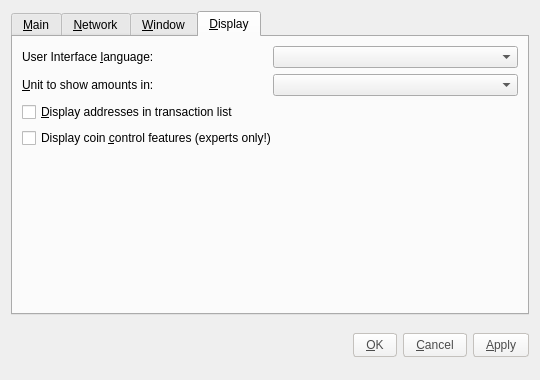
<?xml version="1.0" encoding="UTF-8"?>
<ui version="4.0">
 <class>OptionsDialog</class>
 <widget class="QDialog" name="OptionsDialog">
  <property name="geometry">
   <rect>
    <x>0</x>
    <y>0</y>
    <width>540</width>
    <height>380</height>
   </rect>
  </property>
  <property name="windowTitle">
   <string>Options</string>
  </property>
  <property name="modal">
   <bool>true</bool>
  </property>
  <layout class="QVBoxLayout" name="verticalLayout">
   <item>
    <widget class="QTabWidget" name="tabWidget">
     <property name="tabPosition">
      <enum>QTabWidget::North</enum>
     </property>
     <property name="currentIndex">
      <number>3</number>
     </property>
     <widget class="QWidget" name="tabMain">
      <attribute name="title">
       <string>&amp;Main</string>
      </attribute>
      <layout class="QVBoxLayout" name="verticalLayout_Main">
       <item>
        <widget class="QLabel" name="transactionFeeInfoLabel">
         <property name="text">
          <string>Optional transaction fee per kB that helps make sure your transactions are processed quickly. Most transactions are 1 kB. Fee 0.01 recommended.</string>
         </property>
         <property name="textFormat">
          <enum>Qt::PlainText</enum>
         </property>
         <property name="wordWrap">
          <bool>true</bool>
         </property>
        </widget>
       </item>
       <item>
        <layout class="QHBoxLayout" name="horizontalLayoutFee">
         <item>
          <widget class="QLabel" name="transactionFeeLabel">
           <property name="text">
            <string>Pay transaction &amp;fee</string>
           </property>
           <property name="textFormat">
            <enum>Qt::PlainText</enum>
           </property>
           <property name="buddy">
            <cstring>transactionFee</cstring>
           </property>
          </widget>
         </item>
         <item>
          <widget class="BitcoinAmountField" name="transactionFee">
           <property name="styleSheet">
            <string notr="true"/>
           </property>
          </widget>
         </item>
         <item>
          <spacer name="horizontalSpacerFee">
           <property name="orientation">
            <enum>Qt::Horizontal</enum>
           </property>
           <property name="sizeHint" stdset="0">
            <size>
             <width>40</width>
             <height>20</height>
            </size>
           </property>
          </spacer>
         </item>
        </layout>
       </item>
       <item>
        <widget class="QLabel" name="reserveBalanceInfoLabel">
         <property name="text">
          <string>Reserved amount does not participate in staking and is therefore spendable at any time.</string>
         </property>
         <property name="textFormat">
          <enum>Qt::PlainText</enum>
         </property>
         <property name="wordWrap">
          <bool>true</bool>
         </property>
        </widget>
       </item>
       <item>
        <layout class="QHBoxLayout" name="horizontalLayoutReserveBalance">
         <item>
          <widget class="QLabel" name="reserveBalanceLabel">
           <property name="text">
            <string>Reserve</string>
           </property>
           <property name="textFormat">
            <enum>Qt::PlainText</enum>
           </property>
           <property name="buddy">
            <cstring>reserveBalance</cstring>
           </property>
          </widget>
         </item>
         <item>
          <widget class="BitcoinAmountField" name="reserveBalance">
           <property name="styleSheet">
            <string notr="true"/>
           </property>
          </widget>
         </item>
         <item>
          <spacer name="horizontalSpacerReserveBalance">
           <property name="orientation">
            <enum>Qt::Horizontal</enum>
           </property>
           <property name="sizeHint" stdset="0">
            <size>
             <width>40</width>
             <height>20</height>
            </size>
           </property>
          </spacer>
         </item>
        </layout>
       </item>
       <item>
        <widget class="QCheckBox" name="bitcoinAtStartup">
         <property name="toolTip">
          <string>Automatically start NavajoCoin after logging in to the system.</string>
         </property>
         <property name="text">
          <string>&amp;Start NavajoCoin on system login</string>
         </property>
        </widget>
       </item>
       <item>
        <widget class="QCheckBox" name="detachDatabases">
         <property name="toolTip">
          <string>Detach block and address databases at shutdown. This means they can be moved to another data directory, but it slows down shutdown. The wallet is always detached.</string>
         </property>
         <property name="text">
          <string>&amp;Detach databases at shutdown</string>
         </property>
        </widget>
       </item>
       <item>
        <spacer name="verticalSpacer_Main">
         <property name="orientation">
          <enum>Qt::Vertical</enum>
         </property>
         <property name="sizeHint" stdset="0">
          <size>
           <width>20</width>
           <height>40</height>
          </size>
         </property>
        </spacer>
       </item>
      </layout>
     </widget>
     <widget class="QWidget" name="tabNetwork">
      <attribute name="title">
       <string>&amp;Network</string>
      </attribute>
      <layout class="QVBoxLayout" name="verticalLayout_Network">
       <item>
        <widget class="QCheckBox" name="mapPortUpnp">
         <property name="toolTip">
          <string>Automatically open the NavajoCoin client port on the router. This only works when your router supports UPnP and it is enabled.</string>
         </property>
         <property name="text">
          <string>Map port using &amp;UPnP</string>
         </property>
        </widget>
       </item>
       <item>
        <widget class="QCheckBox" name="connectSocks">
         <property name="toolTip">
          <string>Connect to the NavajoCoin network through a SOCKS proxy (e.g. when connecting through Tor).</string>
         </property>
         <property name="text">
          <string>&amp;Connect through SOCKS proxy:</string>
         </property>
        </widget>
       </item>
       <item>
        <layout class="QHBoxLayout" name="horizontalLayout_Network">
         <item>
          <widget class="QLabel" name="proxyIpLabel">
           <property name="text">
            <string>Proxy &amp;IP:</string>
           </property>
           <property name="textFormat">
            <enum>Qt::PlainText</enum>
           </property>
           <property name="buddy">
            <cstring>proxyIp</cstring>
           </property>
          </widget>
         </item>
         <item>
          <widget class="QValidatedLineEdit" name="proxyIp">
           <property name="maximumSize">
            <size>
             <width>140</width>
             <height>16777215</height>
            </size>
           </property>
           <property name="toolTip">
            <string>IP address of the proxy (e.g. 127.0.0.1)</string>
           </property>
           <property name="styleSheet">
            <string notr="true">background-color: rgb(255,255,255);
border-radius:3px;
border: 1px solid #C4C1BD;
color: #4C4C4C;
padding: 4px;
margin: 0px 6px 0px 0px;</string>
           </property>
          </widget>
         </item>
         <item>
          <widget class="QLabel" name="proxyPortLabel">
           <property name="text">
            <string>&amp;Port:</string>
           </property>
           <property name="textFormat">
            <enum>Qt::PlainText</enum>
           </property>
           <property name="buddy">
            <cstring>proxyPort</cstring>
           </property>
          </widget>
         </item>
         <item>
          <widget class="QLineEdit" name="proxyPort">
           <property name="maximumSize">
            <size>
             <width>55</width>
             <height>16777215</height>
            </size>
           </property>
           <property name="toolTip">
            <string>Port of the proxy (e.g. 9050)</string>
           </property>
           <property name="styleSheet">
            <string notr="true">background-color: rgb(255,255,255);
border-radius:3px;
border: 1px solid #C4C1BD;
color: #4C4C4C;
padding: 4px;
margin: 0px 6px 0px 0px;</string>
           </property>
          </widget>
         </item>
         <item>
          <widget class="QLabel" name="socksVersionLabel">
           <property name="text">
            <string>SOCKS &amp;Version:</string>
           </property>
           <property name="textFormat">
            <enum>Qt::PlainText</enum>
           </property>
           <property name="buddy">
            <cstring>socksVersion</cstring>
           </property>
          </widget>
         </item>
         <item>
          <widget class="QValueComboBox" name="socksVersion">
           <property name="toolTip">
            <string>SOCKS version of the proxy (e.g. 5)</string>
           </property>
           <property name="styleSheet">
            <string notr="true"/>
           </property>
          </widget>
         </item>
         <item>
          <spacer name="horizontalSpacer_Network">
           <property name="orientation">
            <enum>Qt::Horizontal</enum>
           </property>
           <property name="sizeHint" stdset="0">
            <size>
             <width>40</width>
             <height>20</height>
            </size>
           </property>
          </spacer>
         </item>
        </layout>
       </item>
       <item>
        <spacer name="verticalSpacer_Network">
         <property name="orientation">
          <enum>Qt::Vertical</enum>
         </property>
         <property name="sizeHint" stdset="0">
          <size>
           <width>20</width>
           <height>40</height>
          </size>
         </property>
        </spacer>
       </item>
      </layout>
     </widget>
     <widget class="QWidget" name="tabWindow">
      <attribute name="title">
       <string>&amp;Window</string>
      </attribute>
      <layout class="QVBoxLayout" name="verticalLayout_Window">
       <item>
        <widget class="QCheckBox" name="minimizeToTray">
         <property name="toolTip">
          <string>Show only a tray icon after minimizing the window.</string>
         </property>
         <property name="text">
          <string>&amp;Minimize to the tray instead of the taskbar</string>
         </property>
        </widget>
       </item>
       <item>
        <widget class="QCheckBox" name="minimizeOnClose">
         <property name="toolTip">
          <string>Minimize instead of exit the application when the window is closed. When this option is enabled, the application will be closed only after selecting Quit in the menu.</string>
         </property>
         <property name="text">
          <string>M&amp;inimize on close</string>
         </property>
        </widget>
       </item>
       <item>
        <spacer name="verticalSpacer_Window">
         <property name="orientation">
          <enum>Qt::Vertical</enum>
         </property>
         <property name="sizeHint" stdset="0">
          <size>
           <width>20</width>
           <height>40</height>
          </size>
         </property>
        </spacer>
       </item>
      </layout>
     </widget>
     <widget class="QWidget" name="tabDisplay">
      <attribute name="title">
       <string>&amp;Display</string>
      </attribute>
      <layout class="QVBoxLayout" name="verticalLayout_Display">
       <item>
        <layout class="QHBoxLayout" name="horizontalLayout_1_Display">
         <item>
          <widget class="QLabel" name="langLabel">
           <property name="text">
            <string>User Interface &amp;language:</string>
           </property>
           <property name="textFormat">
            <enum>Qt::PlainText</enum>
           </property>
           <property name="buddy">
            <cstring>lang</cstring>
           </property>
          </widget>
         </item>
         <item>
          <widget class="QValueComboBox" name="lang">
           <property name="toolTip">
            <string>The user interface language can be set here. This setting will take effect after restarting NavajoCoin.</string>
           </property>
          </widget>
         </item>
        </layout>
       </item>
       <item>
        <layout class="QHBoxLayout" name="horizontalLayout_2_Display">
         <item>
          <widget class="QLabel" name="unitLabel">
           <property name="text">
            <string>&amp;Unit to show amounts in:</string>
           </property>
           <property name="textFormat">
            <enum>Qt::PlainText</enum>
           </property>
           <property name="buddy">
            <cstring>unit</cstring>
           </property>
          </widget>
         </item>
         <item>
          <widget class="QValueComboBox" name="unit">
           <property name="toolTip">
            <string>Choose the default subdivision unit to show in the interface and when sending coins.</string>
           </property>
          </widget>
         </item>
        </layout>
       </item>
       <item>
        <widget class="QCheckBox" name="displayAddresses">
         <property name="toolTip">
          <string>Whether to show NavajoCoin addresses in the transaction list or not.</string>
         </property>
         <property name="text">
          <string>&amp;Display addresses in transaction list</string>
         </property>
        </widget>
       </item>
       <item>
        <widget class="QCheckBox" name="coinControlFeatures">
         <property name="toolTip">
          <string>Whether to show coin control features or not.</string>
         </property>
         <property name="text">
          <string>Display coin &amp;control features (experts only!)</string>
         </property>
        </widget>
       </item>
       <item>
        <spacer name="verticalSpacer_Display">
         <property name="orientation">
          <enum>Qt::Vertical</enum>
         </property>
         <property name="sizeHint" stdset="0">
          <size>
           <width>20</width>
           <height>40</height>
          </size>
         </property>
        </spacer>
       </item>
      </layout>
     </widget>
    </widget>
   </item>
   <item>
    <layout class="QHBoxLayout" name="horizontalLayout_Buttons">
     <item>
      <spacer name="horizontalSpacer_1">
       <property name="orientation">
        <enum>Qt::Horizontal</enum>
       </property>
       <property name="sizeHint" stdset="0">
        <size>
         <width>40</width>
         <height>48</height>
        </size>
       </property>
      </spacer>
     </item>
     <item>
      <widget class="QLabel" name="statusLabel">
       <property name="font">
        <font>
         <weight>75</weight>
         <bold>true</bold>
        </font>
       </property>
       <property name="text">
        <string/>
       </property>
       <property name="textFormat">
        <enum>Qt::PlainText</enum>
       </property>
       <property name="wordWrap">
        <bool>true</bool>
       </property>
      </widget>
     </item>
     <item>
      <spacer name="horizontalSpacer_2">
       <property name="orientation">
        <enum>Qt::Horizontal</enum>
       </property>
       <property name="sizeHint" stdset="0">
        <size>
         <width>40</width>
         <height>48</height>
        </size>
       </property>
      </spacer>
     </item>
     <item>
      <widget class="QPushButton" name="okButton">
       <property name="styleSheet">
        <string notr="true">background-color: qlineargradient(spread:pad, x1:0, y1:1, x2:0, y2:0, stop:0 rgb(240,240,240), stop:1 rgb(255, 255, 255));
border-radius:3px;
border: 1px solid #C4C1BD;
color: #4C4C4C;
padding: 4px 12px;</string>
       </property>
       <property name="text">
        <string>&amp;OK</string>
       </property>
      </widget>
     </item>
     <item>
      <widget class="QPushButton" name="cancelButton">
       <property name="styleSheet">
        <string notr="true">background-color: qlineargradient(spread:pad, x1:0, y1:1, x2:0, y2:0, stop:0 rgb(240,240,240), stop:1 rgb(255, 255, 255));
border-radius:3px;
border: 1px solid #C4C1BD;
color: #4C4C4C;
padding: 4px 12px;</string>
       </property>
       <property name="text">
        <string>&amp;Cancel</string>
       </property>
       <property name="autoDefault">
        <bool>false</bool>
       </property>
      </widget>
     </item>
     <item>
      <widget class="QPushButton" name="applyButton">
       <property name="styleSheet">
        <string notr="true">background-color: qlineargradient(spread:pad, x1:0, y1:1, x2:0, y2:0, stop:0 rgb(240,240,240), stop:1 rgb(255, 255, 255));
border-radius:3px;
border: 1px solid #C4C1BD;
color: #4C4C4C;
padding: 4px 12px;</string>
       </property>
       <property name="text">
        <string>&amp;Apply</string>
       </property>
       <property name="autoDefault">
        <bool>false</bool>
       </property>
      </widget>
     </item>
    </layout>
   </item>
  </layout>
 </widget>
 <customwidgets>
  <customwidget>
   <class>BitcoinAmountField</class>
   <extends>QSpinBox</extends>
   <header>bitcoinamountfield.h</header>
   <container>1</container>
  </customwidget>
  <customwidget>
   <class>QValueComboBox</class>
   <extends>QComboBox</extends>
   <header>qvaluecombobox.h</header>
  </customwidget>
  <customwidget>
   <class>QValidatedLineEdit</class>
   <extends>QLineEdit</extends>
   <header>qvalidatedlineedit.h</header>
  </customwidget>
 </customwidgets>
 <resources/>
 <connections/>
</ui>
